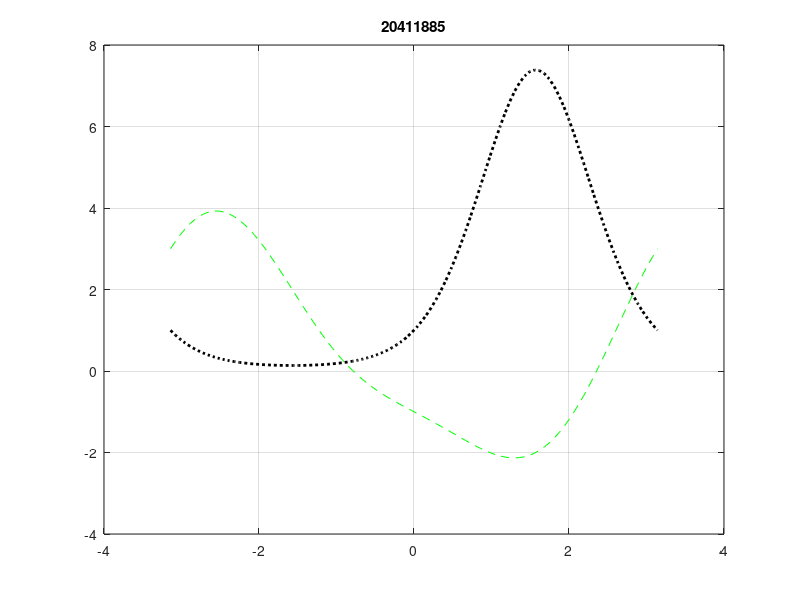

Recreate this plot in MATLAB.
f=@(x)(sin(x)+cos(x)).*(cos(x)-2);
g=@(x)exp(2*sin(x));
x=linspace(-pi,pi);
plot(x,f(x),'--g',x,g(x),':k','linewidth',2)
grid on
title('20411885')